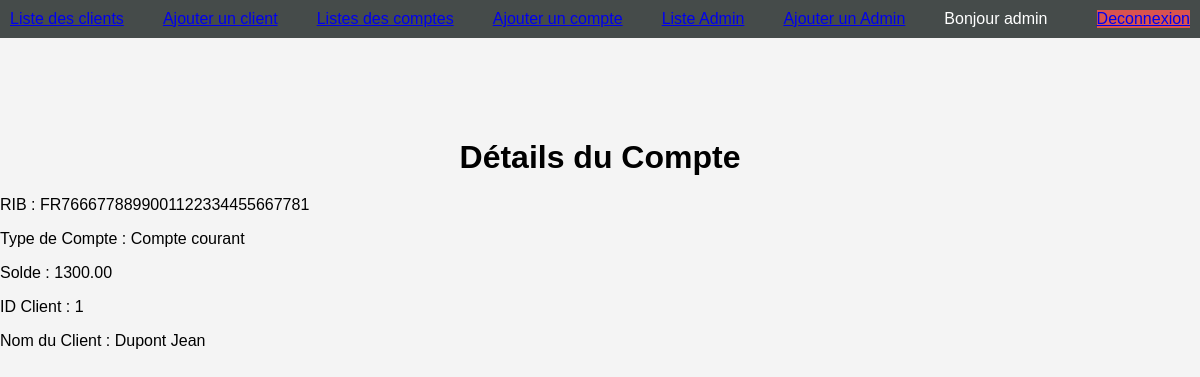
/index.php?action=voir_compte&id=4 (signed in), run on the app's committed database.
### tables this page shows
CREATE TABLE `comptes` (
  `id` int(11) NOT NULL,
  `rib` varchar(34) NOT NULL,
  `typeCompte` varchar(20) NOT NULL,
  `solde` decimal(10,2) NOT NULL,
  `idClient` int(11) NOT NULL
);

CREATE TABLE `clients` (
  `id` int(11) NOT NULL,
  `nom` varchar(50) NOT NULL,
  `prenom` varchar(50) NOT NULL,
  `email` varchar(100) NOT NULL,
  `telephone` varchar(20) DEFAULT NULL,
  `adresse` varchar(255) DEFAULT NULL
);

### views/comptes/view.php (the view)
<?php include __DIR__ . '/../templates/header.php'; ?>
<h1>Détails du Compte</h1>
<p>RIB : <?php echo htmlspecialchars($compte['rib']); ?></p>
<p>Type de Compte : <?php echo htmlspecialchars($compte['typeCompte']); ?></p>
<p>Solde : <?php echo htmlspecialchars($compte['solde']); ?></p>
<p>ID Client : <?php echo htmlspecialchars($compte['idClient']); ?></p>
<p>Nom du Client : <?php echo htmlspecialchars($nomClient['nom']) . ' ' . htmlspecialchars($nomClient['prenom']); ?></p>
<?php include __DIR__ . '/../templates/footer.php'; ?>

### css/style.css (style rules this page uses)
body { font-family: sans-serif; margin: 0; padding: 0; background-color: #f4f4f4; }
h1 { text-align: center; margin-bottom: 20px; }

### data on the page
comptes: rib "FR7666778899001122334455667781", typeCompte "Compte courant", solde "1300.00", idClient "1"
clients: nom "Dupont", prenom "Jean"
